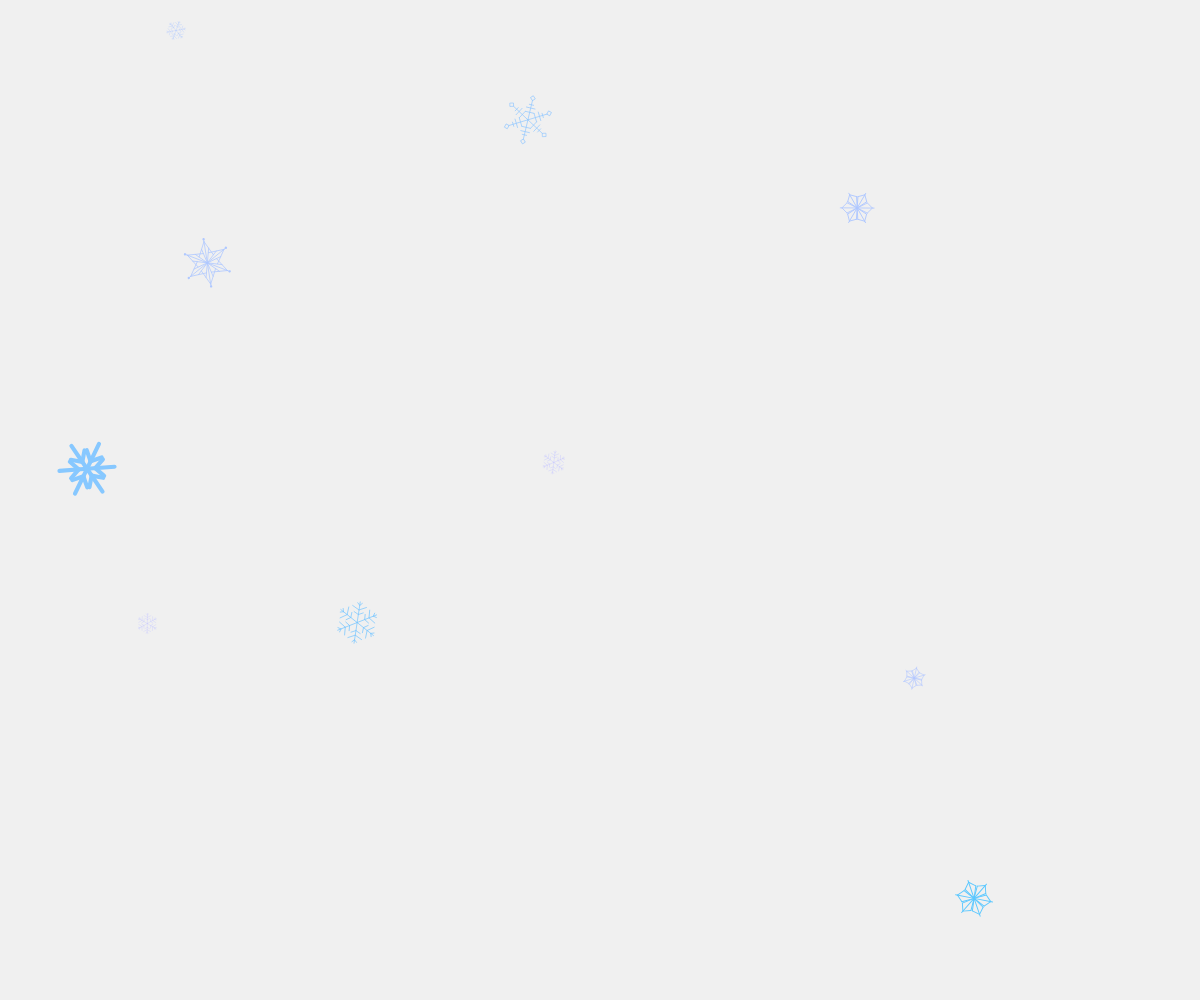
Frame 1 (no input)
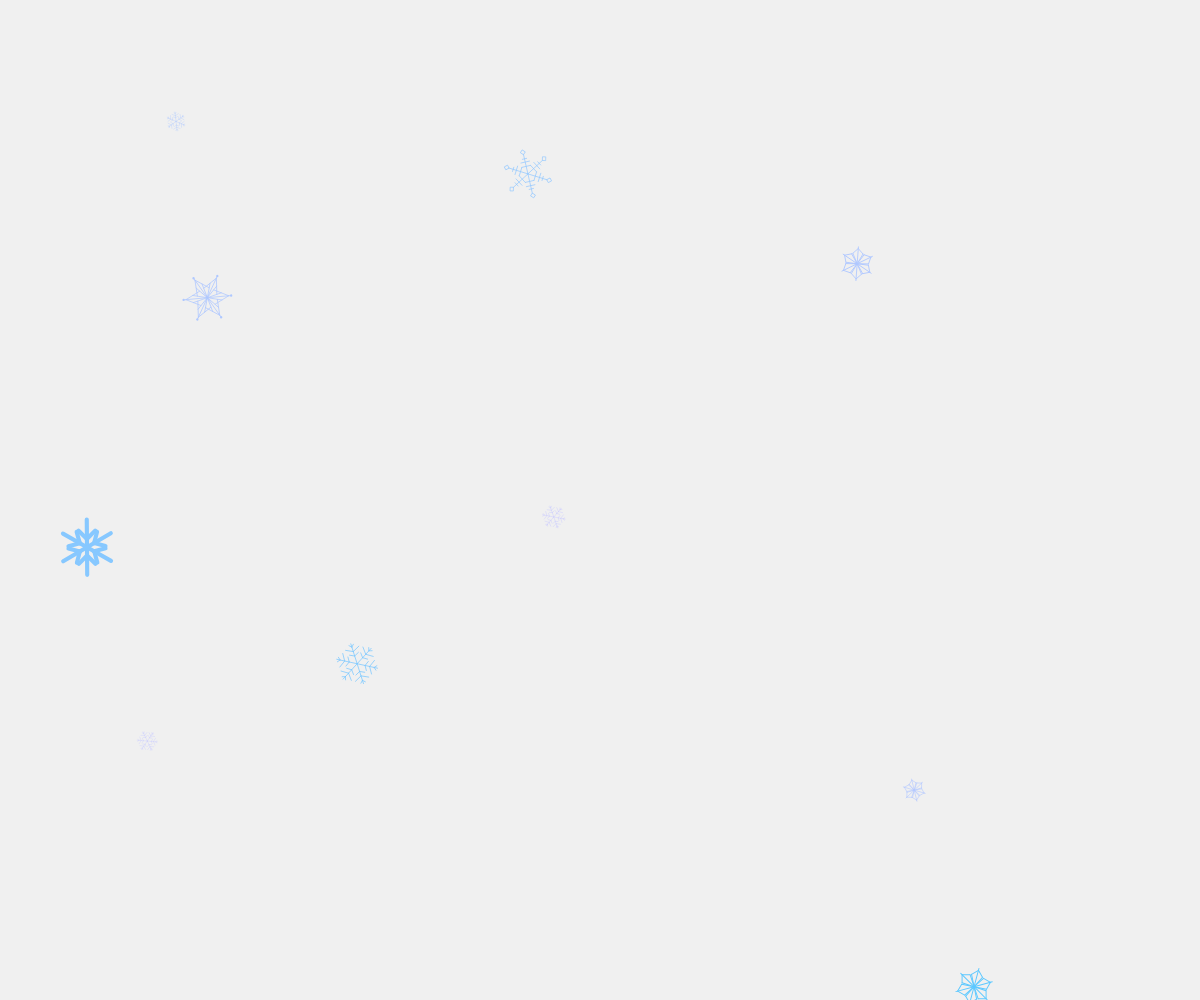
Frame 60 (no input)
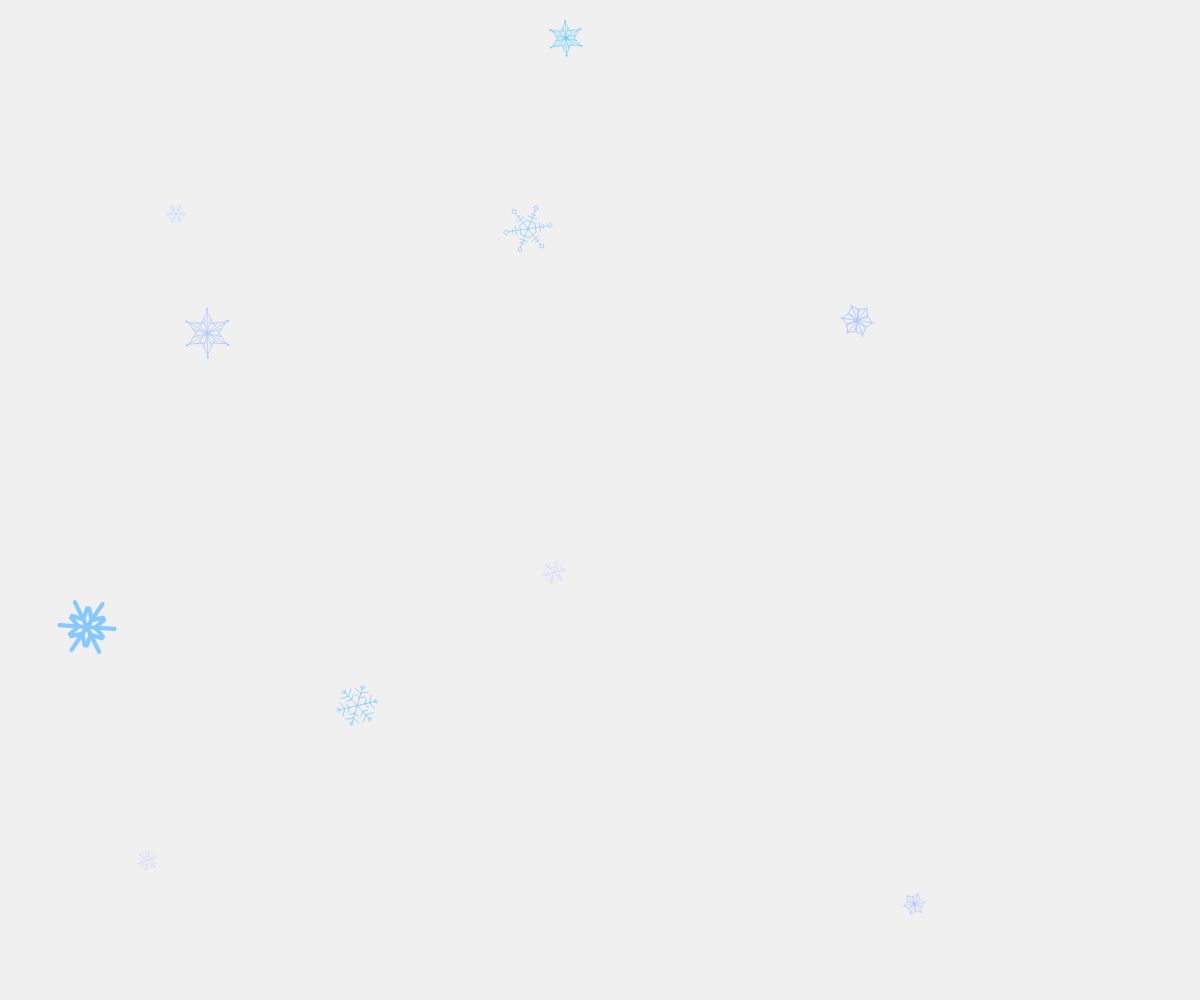
Frame 120 (the mouse pressed at the canvas centre since frame 60)

The p5.js sketch that drew these frames (run headless with seeded random() and noise() and a simulated clock; from frame 60 on, the mouse is pressed at the canvas centre):

// p5.js sketch
// ── sketch.js
let NUM = 6;
let NUM_SNOW = 10;// 雪の結晶の数
let data = [];// 空の配列

function setup() {
  createCanvas(windowWidth, windowHeight);// ウィンドウサイズでキャンバスを作成

  for (let i = 0; i < NUM_SNOW; i++) {
    data.push({// 配列にオブジェクトを追加
      x: random(width),
      y: random(height),
      angle: random(TWO_PI),
      radius: random(10, 30),
      col: color(random(80, 200), 200, 255),
      speed: random(0.5, 2),
      snowType: floor(random(1, 6))// 1 < x < 6 の範囲のランダム整数 -> 1 or 2 or 3 or 4 or 5
    });
  }
}

function drawSnow01(x, y, angle, radius, col) {
  strokeWeight(15);
  stroke(col);

  push();
  {
    translate(x, y);
    rotate(angle);
    scale(radius / 100);

    for (let i = 0; i < NUM; i++) {
      push();
      {
        rotate(i * TWO_PI / NUM);
        line(0, 0, 0, -100);
        line(0, 30, 30, 60);
        line(0, 30, -30, 60);
      }
      pop();
    }
  }
  pop();
}

function drawSnow02(x, y, angle, radius, col) {
  push();
  {
    translate(x, y);
    rotate(angle);
    scale(radius / 100);
    
    stroke(col);
    strokeWeight(5);
    
    for (let i = 0; i < NUM; i++) {
      push();
      {
        rotate(i * TWO_PI / NUM);
        
        line(0, 0, 0, -100);
        
        line(0, 0, 30, 60);
        line(0, 0, -30, 60);
        
        line(0, 90, 30, 60);
        line(0, 90, -30, 60);
      }
      pop();
    }
  }
  pop();
}

function drawSnow03(x, y, angle, radius, col) {
  push();
  {
    translate(x, y);
    rotate(angle);
    scale(radius / 100);
    
    stroke(col);
    strokeWeight(3);
    
    for (let i = 0; i < NUM; i++) {
      push();
      {
        rotate(i * TWO_PI / NUM);
        
        line(0, 0, 0, -100);
        
        line(0, 0, 15, 60);
        line(0, 0, -15, 60);
        
        line(0, 90, 30, 30);
        line(0, 90, -30, 30);
        
        noStroke();
        fill(col);
        circle(0, -100, 10);
      }
      pop();
    }
  }
  pop();
}

function drawSnow04(x, y, angle, radius, col) {
  push();
  {
    translate(x, y);
    rotate(angle);
    scale(radius / 100);
    
    rectMode(CENTER);
    stroke(col);
    strokeWeight(3);
    
    for (let i = 0; i < NUM; i++) {
      push();
      {
        rotate(i * TWO_PI / NUM);
        
        line(0, 0, 0, -90);
        
        line(-20, 35, 20, 35);
        line(-20, 55, 20, 55);
        line(-10, 70, 10, 70);
        
        noFill();
        translate(0, -100);
        rotate(PI / 4);
        square(0, 0, 15);
      }
      pop();
    }
  }
  pop();
}

function drawSnow05(x, y, angle, radius, col) {
  push();
  {
    translate(x, y);
    rotate(angle);
    scale(radius / 100);
    
    stroke(col);
    strokeWeight(3);
    
    for (let i = 0; i < NUM; i++) {
      push();
      {
        rotate(i * TWO_PI / NUM);
        
        line(0, 0, 0, -90);
        
        line(0, 35, 20, 45);
        line(0, 35, -20, 45);
        
        line(0, 55, 30, 70);
        line(0, 55, -30, 70);
        
        line(0, 75, 10, 85);
        line(0, 75, -10, 85);
      }
      pop();
    }
  }
  pop();
}

function draw() {
  background(240);

  for (let i = 0; i < data.length; i++) {
    let obj = data[i];// data[i]だらけになっちゃうので、変数にいれる

    obj.y += obj.speed;
    obj.angle += 0.01;

    if (obj.y - obj.radius > height) {
      obj.radius = random(10, 30);
      obj.x = random(width);
      obj.y = -obj.radius;
      obj.angle = random(TWO_PI);
      obj.color = color(random(80, 200), 200, 255);
      obj.speed = random(0.5, 2);
      obj.snowType = floor(random(1, 6));
    }

    if (obj.snowType === 1) {
      drawSnow01(obj.x, obj.y, obj.angle, obj.radius, obj.col);
    }
    if (obj.snowType === 2) {
      drawSnow02(obj.x, obj.y, obj.angle, obj.radius, obj.col);
    }
    if (obj.snowType === 3) {
      drawSnow03(obj.x, obj.y, obj.angle, obj.radius, obj.col);
    }
    if (obj.snowType === 4) {
      drawSnow04(obj.x, obj.y, obj.angle, obj.radius, obj.col);
    }
    if (obj.snowType === 5) {
      drawSnow05(obj.x, obj.y, obj.angle, obj.radius, obj.col);
    }
  }
}
